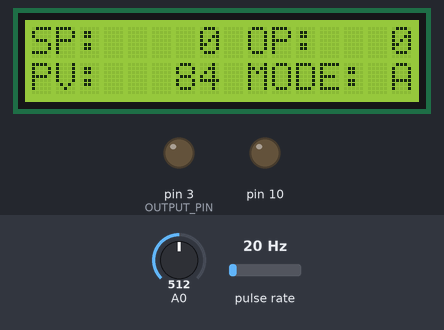
Bench run of a sketch on a simulated Arduino Uno, built with avr-gcc and run on an emulated ATmega328P. Shown: 16×2 character LCD, output pins drawn as LEDs (lit = HIGH). Wiring (inferred from the names in the program): pulse sensor: data pin 2. Inputs (shaded band) come from the test bench; at power-on: A0 = 512, pulse rate 20 Hz. What the sketch prints to the serial monitor is not drawn.

Above: at 1.6 s.
1.7 s: A0 set to 482
At 2.13 s:
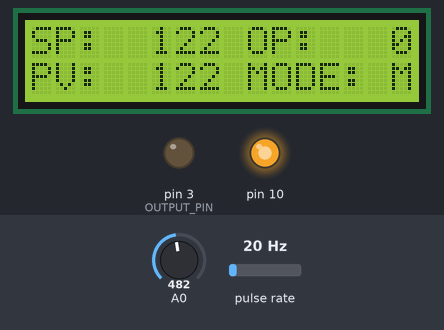
3.6 s: A0 set to 414
5.9 s: A0 set to 392
At 6.21 s:
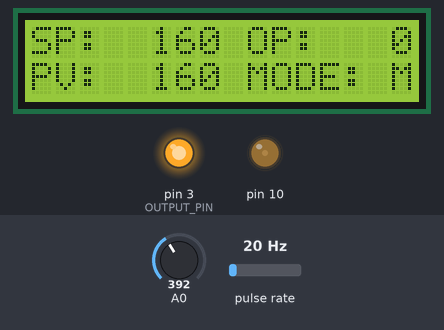
8.2 s: A0 set to 90
At 9.08 s:
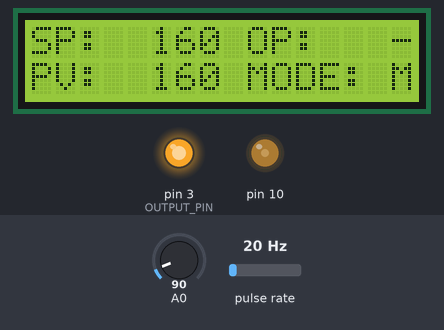
10.6 s: A0 set to 510
At 12.0 s:
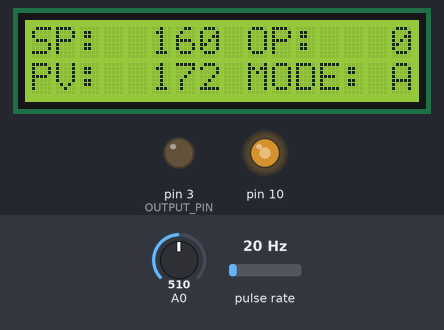
Timing chart, 0 to 14.6 s (numbered marks = the images above; inputs shaded):
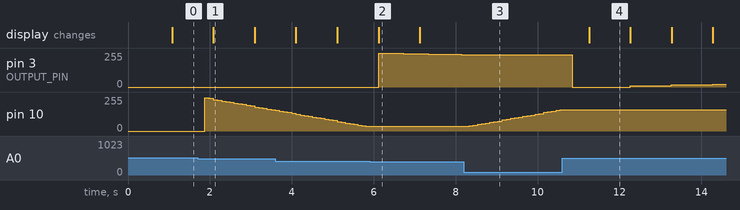

The sketch:

apenprosess_proto_02.ino
```cpp
// (licence header left out)
#include <PID_v1.h>
#include <LiquidCrystal.h>

// Navnet på regulator-loopen vår, må samsvare med P&ID.
const char ID[8] = "FIC-101";

// IO-pinnene som brukes på arduino mikrokontrolleren.
const int SENSOR_PIN = 2;    // Inngangen som målesensoren er koblet til.
const int OUTPUT_PIN = 3;    // Utgangen som pådragsorganet er koblet til.
// I tillegg kommer pinner som brukes av LCD keypad shield. Se lenger ned i koden.

// Noen tidskonstanter som brukes i regulatoren.
const int SAMPLE_RATE = 1;     // Setter hvor ofte PID-loopen skal kjøre (millisekunder).
const int COM_DELAY = 1000;    // Hvor ofte vi sjekker/sender serielldata (millisekunder).
const int DATA_DELAY = 1000;   // Hvor ofte vi henter sensordata (millisekunder).
const int REFRESH_RATE = 1000; // Hvor ofte vi oppdaterer operatørskjerm (millisekunder).

// Formattering av data.
const int DATA_DEC = 2;        // Hvor mange desimaler vi skal bruke i data som sendes ut.

// Tuning-parametre for PID-regulatoren, kan justeres mens regulatoren er i drift.
float Kp=0.8;   // Startverdi for proporsjonal-forsterkning.
float Ki=100;   // Startverdi for integral-forsterkning.
float Kd=0.001; // Startverdi for differensial-forsterkning.

// Globale variabler for SP, PV og OP
float sensorFilterParam = 0.50; // Parameter som brukes til filtrering av måling
double Setpoint, Input, Output; // Variabler for intern lagring av data

// Setter opp PID-regulatoren
// Input er er-verdien (PV)
// Output er pådragssignalet (OP)
// Setpoint er skal-verdien (SP)
PID myPID(&Input, &Output, &Setpoint, Kp, Ki, Kd, DIRECT);

// Variabler for å holde rede på tiden
unsigned long lastMessage = 0; // Tidspunkt for siste utskrift av data
unsigned long lastDataFetch = 0;

// I denne applikasjonen bruker vi et LCD1602 keypad shield til operatørskjerm.
// Sjekk at alle pinner er definert riktig. Disse er for http://dx.com/p/118059
// DATA4_PIN = 4, DATA5_PIN = 5, DATA6_PIN = 6, DATA7_PIN = 7
// RESET_PIN = 8, ENABLE_PIN = 9, BACKLIGHT_PIN = 10, KEYPAD_PIN = A0
LiquidCrystal lcd(8, 9, 4, 5, 6, 7);

// Definerer operatørknappene, disse brukes for å finne ut hvilken knapp som trykkes inn.
const int BUTTON_NONE = 5;
const int BUTTON_SELECT = 4;
const int BUTTON_LEFT = 3;
const int BUTTON_DOWN = 2;
const int BUTTON_UP = 1;
const int BUTTON_RIGHT = 0;
int button = BUTTON_NONE; // Holder rede på hvilken knapp som er trykket inn, default er ingen knapp.
int fadeValue = 255;      // Variabel for instilling av lysstyrke på operatørskjerm.
int lastScreenUpdate = 0; // Holder rede på når displayet ble sist oppdatert.
int currentScreenMode = 0;// Hvilket skjermbilde er det som vises akkurat nå?
const int SCREENMODE_DEFAULT = 0; // Standardskjermen (SP, PV, OP, MODE).
const int SCREENMODE_CONFIG = 1;  // Konfigureringsskjermen (ikke implementert ennå).
const int SCREENMODE_ALARM = 2;   // Konfigureringsskjermen (ikke implementert ennå).

//============================== INTERRUPT-FUNKSJON =============================
volatile int sensorCounter;       // Vi teller pulser fra flow-sensoren.
void rpm () { sensorCounter++; }  // Funksjonen som trigges av et interrupt.

//============================== SETUP ==========================================
void setup() {
  pinMode(SENSOR_PIN, INPUT);      // Initialiserer sensorpinnen som input.
  attachInterrupt(0, rpm, RISING); // Kobler til en interrupt som trigges på et stigende signal.
  sensorCounter = 0;               // Setter telleverket til null.
  lcd.begin(16, 2);       // Starter LCD
  defaultDisplayLayout(); // Setter opp operatørskjerm med de faste tekstene
  myPID.SetMode(MANUAL);  // Setter regulatoren i standard modus (manuell)
  lcd.setCursor(15,1);
  lcd.print("M");         // Skriver regulatormodus til operatørskjerm
  myPID.SetSampleTime(SAMPLE_RATE); // Setter samplingrate
  Serial.begin(9600);     // Starter seriellkommunikasjon
  lastMessage = millis(); // Tidsstempel
}

//============================== LOOP ===========================================
void loop(){
  // Aktiverer interrupts
  sei();
   // Sjekker tiden akkurat nå.
  unsigned long nowTime = millis();
  // Sjekker hvor lenge det har gått siden siste innhenting av data.
  int timeElapsedSinceDataFetched = nowTime - lastDataFetch;
  // Om forhåndsinnstilt tid har medgått, eller om millis() har hatt en overflow, henter vi nye data.
  if (timeElapsedSinceDataFetched > DATA_DELAY || timeElapsedSinceDataFetched < 0) {
    cli(); // Deaktiverer interrupts for å gjøre opptelling og beregning
    // Beregningen nedenfor må vurderes. Det kan ha gått mer enn ett sekund siden forrige beregning
    // selv om DATA_DELAY er satt til 1000. Noen kan ha trykket på en knapp eller gjort noe annet
    // som introduserer en forsinkelse. Mulig at datafiltreringen glatter ut disse feilene.
    // Mengdeberegning for sensoren FS03 - http://dx.com/p/217267
    // Pulsfrekvens (Hz) = 7,5 * Q (liter/min)
    // Q = (pulsfrekvens x 60) / 7,5
    float rawData = sensorCounter * 60 / 7.5;
    Input = digFilter(Input, rawData, sensorFilterParam);
    sensorCounter = 0;	// Nullstiller telleverket.
    lastDataFetch = millis();
  }

  // Sjekker om regulator står i manuell. Om den gjør det, skal settpunkt følge input-signalet
  int currentControllerMode = myPID.GetMode();
  if (currentControllerMode == MANUAL) Setpoint = Input;

  // Kjører PID-loopen
  myPID.Compute();
  // Skriver utgangen fra regulatoren til output-pinnen
  analogWrite(OUTPUT_PIN, Output);

  button = readButton();
  switch (button) {
    case 0://RIGHT
      fadeDisplay(5); // Skal skrives om for å bytte mellom ulike skjermbilder
      break;
    case 1://UP - Øker settpunktet (eller utgangssignalet når regulator står i manuell)
      if (currentControllerMode == AUTOMATIC) Setpoint++;
      else Output++;// Øke med en enhet
      delay(200);// Vent litt, så operatøren rekker å slippe fingeren fra knappen
      break;
    case 2://DOWN - Minker settpunktet (eller utgangssignalet når regulator står i manuell)
      if (currentControllerMode == AUTOMATIC) Setpoint--;
      else Output--;// Minke med en enhet
      delay(200);// Vent litt, så operatøren rekker å slippe fingeren fra knappen
      break;
    case 3://LEFT
      fadeDisplay(-5); // Skal skrives om for å bytte mellom ulike skjermbilder
      break;
    case 4://SELECT
      if (currentControllerMode == AUTOMATIC) {
        // Hvis nåværende modus er AUTO, bytt til MAN
        myPID.SetMode(MANUAL);
      } else {
        // Ellers: bytt til AUTO
        myPID.SetMode(AUTOMATIC);
      }
      delay(200); // Vent litt, så operatøren rekker å slippe fingeren fra knappen
      break;
    case 5: // Ingen knappetrykk er registrert, vis den valgte skjermen.
      if (currentScreenMode != SCREENMODE_DEFAULT
          && nowTime - lastScreenUpdate > REFRESH_RATE) {
        defaultDisplayLayout();
        lastScreenUpdate = millis();
      }
      break;
  }

  if (nowTime - lastMessage > COM_DELAY) {
    // Om det har gått lang nok tid, gjøres følgende:
    // -> Henter data fra inputsensor
    // -> Skriver data til seriellporten
    // -> Leser data fra seriellporten (regulatorparametre)
    // -> Skriver data til LCD-displayet

    writeDataToSerial(Setpoint, Input, Output);    // Skriver nå-data til seriellport
    if (currentScreenMode == SCREENMODE_DEFAULT) { // Om skjermen står i standardmodus...
      writeDataToLCD(Setpoint, Input, Output, currentControllerMode);// ...skriver vi nå-data
    }

    // Sjekk om det er innkommende data og prosesser dette
    if (Serial.available() > 0) {
      for (int x=0; x<4; x++) {
        switch (x) {
          case 0:
            Kp = Serial.parseFloat();
            break;
          case 1:
            Ki = Serial.parseFloat();
            break;
          case 2:
            Kd = Serial.parseFloat();
            break;
          case 3:
            for (int y = Serial.available(); y == 0; y--) {
              Serial.read(); // Fjerner søppeldata som eventuelt er igjen
            }
            break;
        }
      }
      myPID.SetTunings(Kp, Ki, Kd); // Setter nye PID-parametre
    }
    lastMessage = nowTime; // Oppdater tidsstempel
  }
}


/*
* Førsteordens digitalt filter
*
*/
float digFilter(float lastVal, float nowVal, float filtVal) {
  // Om vi ikke har noen god måling fra før, returnerer vi nå-verdien
  if (isnan(lastVal)) return nowVal;
  // Om det er noe galt med nå-verdien, returnerer vi forrige verdi
  else if (isnan(nowVal)) return lastVal;
  // Bruk filterparameter for å beregne den filtrerte verdien
  else return filtVal * lastVal + (1 - filtVal) * nowVal;
}


/*
* Avlesing av knapper på LCD-display
* På LCD Keypad-shieldet som brukes her er knappene koblet med en
* voltage divider på analog-pinne 0.
*/
int readButton() {
  int buttonVoltage = analogRead(A0);
  int buttonPressed;
  if (buttonVoltage > 800) buttonPressed = BUTTON_NONE;
  else if (buttonVoltage > 500) buttonPressed = BUTTON_SELECT;
  else if (buttonVoltage > 400) buttonPressed = BUTTON_LEFT;
  else if (buttonVoltage > 250) buttonPressed = BUTTON_DOWN;
  else if (buttonVoltage > 90) buttonPressed = BUTTON_UP;
  else buttonPressed = BUTTON_RIGHT;
  return buttonPressed;
}


/*
* Still lysnivå på LCD-display
* Bruk +5 eller -5 på fadeIncrement
* På LCD-panelet som brukes her styres baklys over IO-pinne 10.
*/
void fadeDisplay(int fadeIncrement) {
  fadeValue = fadeValue + fadeIncrement;
  if (fadeValue < 5) fadeValue = 0;
  if (fadeValue > 254) fadeValue = 255;
  analogWrite(10, fadeValue);
  delay (100);
}


/*
* Skriv standard layout til operatørskjerm
*
*/
void defaultDisplayLayout() {
  lcd.clear();     // Sletter skjerminnhold
  lcd.setCursor(0,0);
  lcd.print("SP: ");
  lcd.setCursor(0,1);
  lcd.print("PV: ");
  lcd.setCursor(9,0);
  lcd.print("OP: ");
  lcd.setCursor(9,1);
  lcd.print("MODE: ");
  currentScreenMode = SCREENMODE_DEFAULT;
}


/*
* Skriver nå-verdier for SP, PV og OP til operatørskjerm
*
*/
void writeDataToLCD(double sp, double pv, double op, int mode) {
  numberToLCD(4, 0, sp);
  numberToLCD(4, 1, pv);
  numberToLCD(12, 0, map(op, 0, 255, 0, 100)); // Skalerer visningen av utgangssignalet
  lcd.setCursor(15,1);
  if (mode == AUTOMATIC) lcd.print("A");
  else lcd.print("M");
}


/*
 * Funsjon for å skrive verdier til LCD.
 * For tall som er mindre enn 10 legges det til tre blank foran tallet
 * For tall som er mindre enn 100 legges det til to blank foran tallet
 * For tall som er mindre enn 1000 legges det til en blank foran tallet
 * Gjør dette for å sikre at det ikke henger igjen noen tall på skjermen fra tidligere
*/
void numberToLCD(int col, int row, double val) {
  lcd.setCursor(col, row);
  if (val < 10) {
    lcd.print("   ");
  } else if (val >= 10 && val < 100) {
    lcd.print("  ");
  } else if (val >= 100 && val < 1000) {
    lcd.print(" ");
  } else {
    //ikke gjør noe
  }
  lcd.print(val,0);
}


/*
* Seriell-kommunikasjonen skal brukes i en Processing-sketch senere.
*
*/
void writeDataToSerial(double sp, double pv, double op) {
  Serial.print(ID);  // Sender navnet på kontroll-loopen først
  Serial.print(","); // Separerer alle data som sendes med et komma
  Serial.print(sp, DATA_DEC); // Setpoint
  Serial.print(",");          // ,
  Serial.print(pv, DATA_DEC); // Input
  Serial.print(",");          // ,
  Serial.print(op, DATA_DEC); // Output
  Serial.print(",");          // ,
  // Avslutter med en kontrollsum og et linjeskift
  Serial.println(Setpoint + Input + Output);
}
```

Measured:
- the behaviour switches between 501 and 500 on A0 (found by bisection; images 0 and 1)
- the behaviour switches between 401 and 400 on A0 (found by bisection; images 1 and 2)
- after the input at 1.7 s, pin 10: 0/255 → 250/255 after 0.18 s, → 245/255 0.10 s later, → 235/255 0.11 s later, → 230/255 0.10 s later, … (18 changes in this stretch); the display: changes after 0.38 s (image 1)
- after the input at 5.9 s, pin 3 (OUTPUT_PIN): 0/255 → 254/255 after 0.22 s, → 253/255 0.20 s later, → 252/255 0.20 s later, → 251/255 0.20 s later, … (11 changes in this stretch); pin 10: stays 35/255 (without the input it goes to 30/255 after 0.01 s)
- after the input at 8.2 s, pin 3 (OUTPUT_PIN): goes on until 8.3 s, then stays 241/255; pin 10: moves from 35/255 to 160/255 over 2.2 s, starting after 0.13 s
- after the input at 10.6 s, pin 3 (OUTPUT_PIN): 241/255 → 0/255 after 0.25 s, → 11/255 1.4 s later, → 17/255 1.0 s later, → 19/255 1.0 s later; pin 10: stays 160/255 (without the input it goes to 165/255 after 0.05 s); the display: changes after 0.66 s (image 4)
- what the display in image 1 shows lasts 1.0 s, from 2.1 s to 3.1 s
